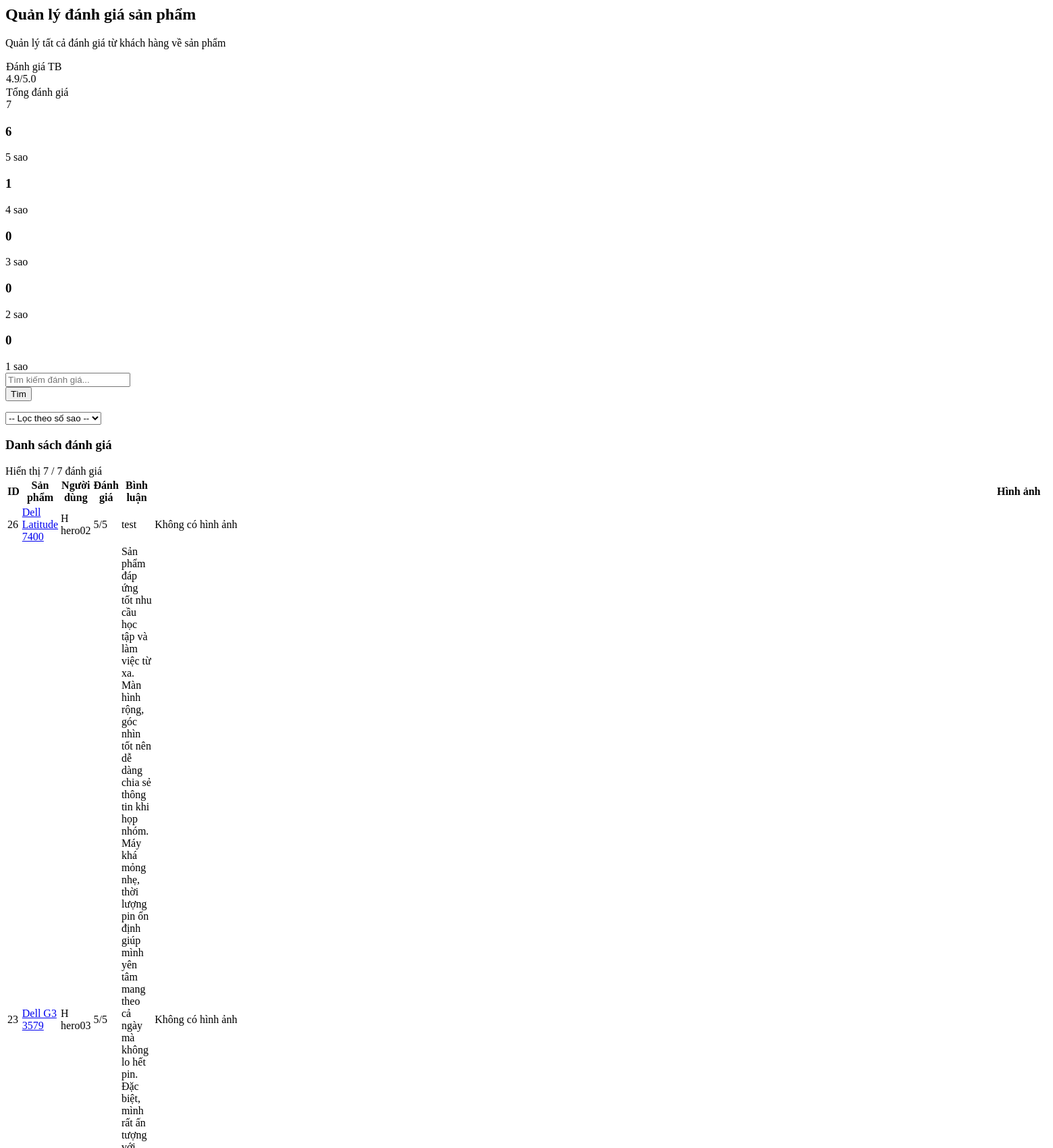
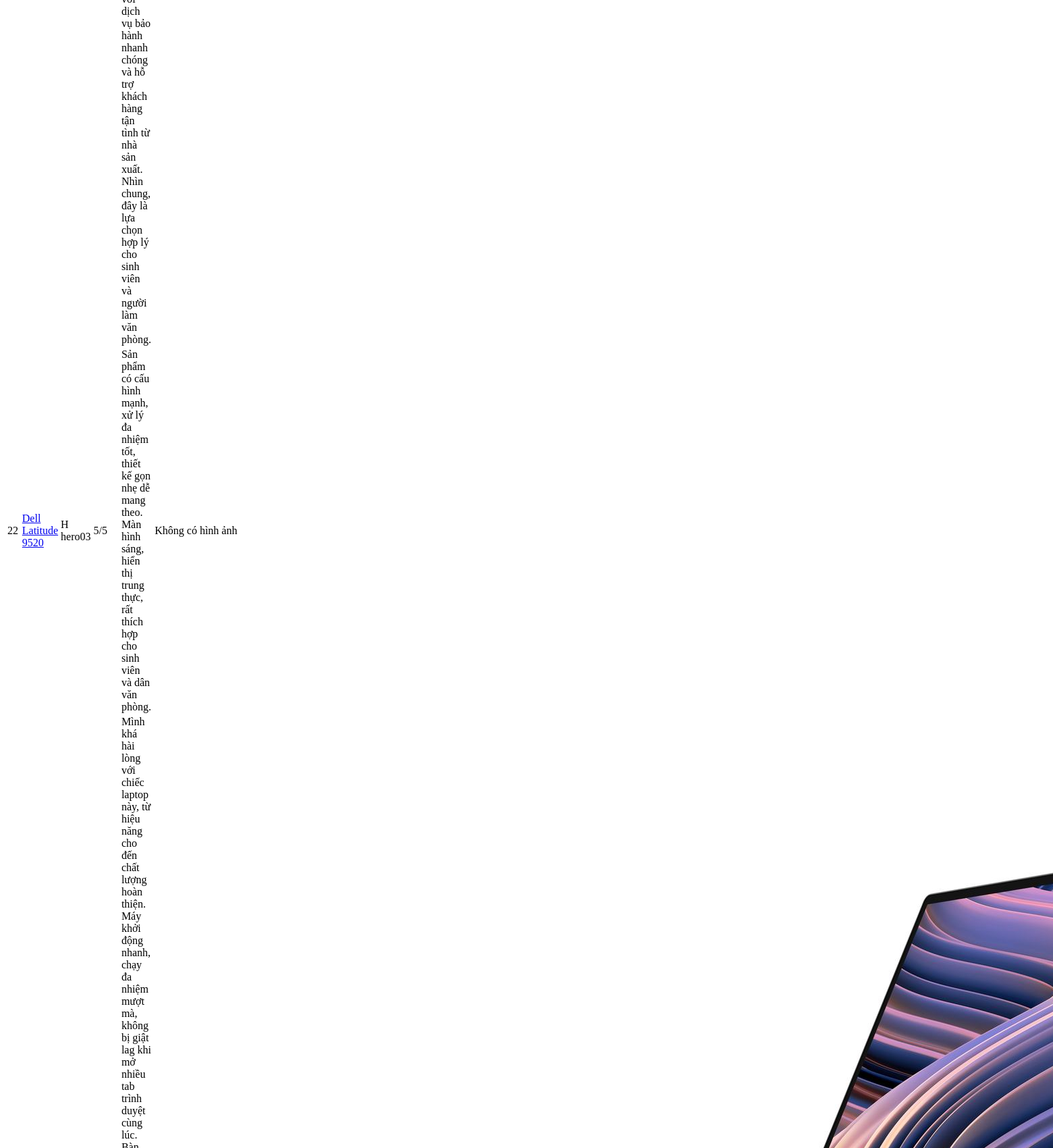
/HNLAPTOP/admin_danhgia.php (signed in, upper part), run on the app's committed database (2 pictures, top to bottom).
### tables this page shows
CREATE TABLE `danhgia` (
  `id` int(11) NOT NULL,
  `idhanghoa` int(11) NOT NULL,
  `username` varchar(50) NOT NULL,
  `rating` int(11) NOT NULL,
  `comment` text DEFAULT NULL,
  `image` varchar(255) DEFAULT NULL,
  `created_at` datetime DEFAULT current_timestamp(),
  `id_kh` int(11) DEFAULT NULL
);

CREATE TABLE `hanghoa` (
  `idhanghoa` int(11) NOT NULL,
  `tenhanghoa` varchar(255) NOT NULL,
  `mota` text DEFAULT NULL,
  `giathamkhao` decimal(10,2) NOT NULL,
  `idloaihang` int(11) NOT NULL,
  `hinhanh` varchar(255) DEFAULT NULL,
  `chitiet` text DEFAULT NULL
);

### HNLAPTOP/admin_danhgia.php (the view, shortened to what this page needs)
<?php
require_once 'mod/hanghoa.php';
$page = isset($_GET['p']) ? (int)$_GET['p'] : 1;
$limit = 10;
$offset = ($page - 1) * $limit;
$searchTerm = isset($_GET['search']) ? trim($_GET['search']) : '';
$whereConditions = [];
$params = [];
$whereClause = !empty($whereConditions) ? "WHERE " . implode(" AND ", $whereConditions) : "";
$ratingStats = [];
for ($i = 1; $i <= 5; $i++) {
    $countStmt = $pdo->prepare("SELECT COUNT(*) FROM danhgia WHERE rating = ?");
    $countStmt->execute([$i]);
    $ratingStats[$i] = $countStmt->fetchColumn();
}
$countSql = "SELECT COUNT(*) FROM danhgia d LEFT JOIN hanghoa h ON d.idhanghoa = h.idhanghoa $whereClause";
$countStmt = $pdo->prepare($countSql);
$countStmt->execute($params);
$totalItems = $countStmt->fetchColumn();
$sql = "SELECT d.id, d.idhanghoa, h.tenhanghoa, d.username, d.rating, d.comment, d.image, d.created_at
        FROM danhgia d
        LEFT JOIN hanghoa h ON d.idhanghoa = h.idhanghoa
        $whereClause
        ORDER BY d.created_at DESC
        LIMIT $limit OFFSET $offset";
$stmt = $pdo->prepare($sql);
$stmt->execute($params);
$reviews = $stmt->fetchAll(PDO::FETCH_ASSOC);
$avgStmt = $pdo->query("SELECT AVG(rating) FROM danhgia");
$avgRating = round($avgStmt->fetchColumn(), 1);
$totalStmt = $pdo->query("SELECT COUNT(*) FROM danhgia");
$totalReviews = $totalStmt->fetchColumn();
?>
<link rel="stylesheet" href="style.css?<?php echo time(); ?>">
<div class="animate__animated animate__fadeIn">
    <div class="bg-gradient-to-r from-indigo-500 to-purple-600 rounded-xl shadow-md p-5 mb-6 text-white overflow-hidden relative">
        <div class="flex flex-col md:flex-row justify-between items-start md:items-center">
            <div class="z-10">
                <h2 class="text-2xl font-bold font-heading mb-1">Quản lý đánh giá sản phẩm</h2>
                <p class="text-indigo-100">Quản lý tất cả đánh giá từ khách hàng về sản phẩm</p>
            </div>
            <div class="mt-4 md:mt-0 z-10 flex space-x-3">
                <div class="glass-effect px-4 py-2 rounded-lg flex items-center">
                    <div>
                        <div class="text-xs text-indigo-200">Đánh giá TB</div>
                        <div class="font-bold"><?= $avgRating ?>/5.0</div>
                    </div>
                </div>
                <div class="glass-effect px-4 py-2 rounded-lg flex items-center">
                    <div>
                        <div class="text-xs text-indigo-200">Tổng đánh giá</div>
                        <div class="font-bold"><?= $totalReviews ?></div>
                    </div>
                </div>
            </div>
        </div>
    </div>
    <div class="grid grid-cols-1 md:grid-cols-5 gap-4 mb-6">
        <?php for ($i = 5; $i >= 1; $i--): ?>
            <div class="bg-gradient-to-br from-white to-indigo-50 rounded-xl shadow-sm border border-indigo-100/60 p-4 hover:shadow transition-all duration-300">
                <div class="flex items-center">
                    <div>
                        <h3 class="text-xl font-bold text-slate-800"><?= isset($ratingStats[$i]) ? $ratingStats[$i] : 0 ?></h3>
                        <div class="flex text-indigo-500">
                            <span class="text-xs text-slate-500 ml-1 font-medium"><?= $i ?> sao</span>
                        </div>
                    </div>
                </div>
            </div>
        <?php endfor; ?>
    </div>
    <div class="bg-white shadow-sm rounded-xl border border-slate-200/60 p-4 mb-6">
        <div class="flex flex-col md:flex-row md:items-center md:justify-between gap-4">
            <div class="md:flex-1">
                <form action="" method="GET" class="flex">
                    <div class="relative flex-grow">
                        <input type="text" name="search" value="<?= htmlspecialchars($searchTerm) ?>"
                            class="form-control w-full border-slate-300 rounded-lg focus:ring-indigo-500 focus:border-indigo-500 pl-10 pr-4 py-2 shadow-sm"
                            placeholder="Tìm kiếm đánh giá...">
                    </div>
                    <button type="submit" class="ml-2 bg-indigo-600 text-white rounded-lg px-4 py-2 shadow-sm hover:bg-indigo-700 transition-colors">
                        <i class="fas fa-search mr-1"></i> Tìm
                    </button>
                </form>
            </div>
            <div class="md:w-1/4">
                <form action="" method="GET" id="ratingFilterForm" class="flex">
                    <select name="rating" class="form-select w-full border-slate-300 rounded-lg focus:ring-indigo-500 focus:border-indigo-500 py-2.5 shadow-sm" onchange="this.form.submit()">
                        <option value="">-- Lọc theo số sao --</option>
                    </select>
                </form>
            </div>
        </div>
    </div>
    <div class="bg-white shadow-sm rounded-xl border border-slate-200/60 overflow-hidden mb-6">
        <div class="p-4 border-b border-slate-200 bg-slate-50 flex flex-col sm:flex-row sm:justify-between sm:items-center">
            <h3 class="font-bold text-slate-800 flex items-center">
                <i class="fas fa-star text-indigo-600 mr-2"></i> Danh sách đánh giá
            </h3>
            <div class="text-sm text-slate-500 mt-2 sm:mt-0">
                Hiển thị <?= min($limit, count($reviews)) ?> / <?= $totalItems ?> đánh giá
            </div>
        </div>
        <div class="overflow-x-auto">
            <?php if (count($reviews) > 0): ?>
                <table class="w-full">
                    <thead class="bg-slate-100 text-slate-700 text-sm font-medium">
                        <tr>
                            <th class="py-3 px-4 text-left">ID</th>
                            <th class="py-3 px-4 text-left">Sản phẩm</th>
                            <th class="py-3 px-4 text-left">Người dùng</th>
                            <th class="py-3 px-4 text-center">Đánh giá</th>
                            <th class="py-3 px-4 text-left">Bình luận</th>
                            <th class="py-3 px-4 text-center">Hình ảnh</th>
                        </tr>
                    </thead>
                    <tbody class="divide-y divide-slate-200">
                        <?php foreach ($reviews as $index => $review): ?>
                            <tr id="row-<?= $review['id'] ?>" class="hover:bg-slate-50 transition-colors animate__animated animate__fadeIn animate__faster"
                                style="animation-delay: <?= $index * 0.05 ?>s">
                                <td class="py-3 px-4 font-medium"><?= $review['id'] ?></td>
                                <td class="py-3 px-4 font-medium text-slate-700 max-w-[200px] truncate">
                                    <a href="chitietsanpham.php?id=<?= $review['idhanghoa'] ?>" class="text-indigo-600 hover:text-indigo-800 hover:underline" target="_blank" title="<?= htmlspecialchars($review['tenhanghoa'] ?? 'Sản phẩm đã xóa') ?>">
                                        <?= htmlspecialchars($review['tenhanghoa'] ?? 'Sản phẩm đã xóa') ?>
                                    </a>
                                </td>
                                <td class="py-3 px-4 text-slate-700">
                                    <div class="flex items-center">
                                        <div class="w-8 h-8 bg-indigo-100 rounded-full flex items-center justify-center text-indigo-600 font-semibold mr-2">
                                            <?= strtoupper(substr($review['username'], 0, 1)) ?>
                                        </div>
                                        <span><?= htmlspecialchars($review['username']) ?></span>
                                    </div>
                                </td>
                                <td class="py-3 px-4 text-center">
                                    <div class="flex items-center justify-center">
                                        <span class="ml-2 bg-indigo-100 text-indigo-800 text-xs rounded-full px-2 py-0.5"><?= $review['rating'] ?>/5</span>
                                    </div>
                                </td>
                                <td class="py-3 px-4 max-w-[250px] text-slate-600">
                                    <div class="line-clamp-2" title="<?= htmlspecialchars($review['comment']) ?>">
                                        <?= nl2br(htmlspecialchars($review['comment'])) ?>
                                    </div>
                                </td>
                                <td class="py-3 px-4 text-center">
                                    <?php if ($review['image']): ?>
                                        <div class="flex justify-center">
                                            <img src="<?= htmlspecialchars($review['image']) ?>" alt="Hình ảnh đánh giá"
                                                class="h-16 w-16 object-cover rounded-lg shadow-sm">
                                        </div>
                                    <?php else: ?>
                                        <span class="text-slate-400 italic text-xs">Không có hình ảnh</span>
                                    <?php endif; ?>
                                </td>
                            </tr>
                        <?php endforeach; ?>
                    </tbody>
                </table>
            <?php endif; ?>
        </div>
    </div>
</div>

### HNLAPTOP/style.css (style rules this page uses)
.glass-effect { background-color: rgba(255, 255, 255, 0.15); backdrop-filter: blur(5px); border: 1px solid rgba(255, 255, 255, 0.2); }

### data on the page
danhgia: id "26", idhanghoa.tenhanghoa "Dell Latitude 7400", username "H", username "hero02", rating "5", comment "test", shows "Không có hình ảnh"
danhgia: id "23", idhanghoa.tenhanghoa "Dell G3 3579", username "H", username "hero03", rating "5", comment "Sản phẩm đáp ứng tốt nhu cầu học tập và làm việc từ xa. Màn hình rộng, góc nhìn tốt nên dễ dàng chia sẻ thông tin khi họp nhóm. Máy khá mỏng nhẹ, thời lượng pin ổn định giúp mình yên tâm mang theo cả ngày mà không lo hết pin. Đặc biệt, mình rất ấn tượng với dịch vụ bảo hành nhanh chóng và hỗ trợ khách hàng tận tình từ nhà sản xuất. Nhìn chung, đây là lựa chọn hợp lý cho sinh viên và người làm văn phòng.", shows "Không có hình ảnh"
danhgia: id "22", idhanghoa.tenhanghoa "Dell Latitude 9520", username "H", username "hero03", rating "5", comment "Sản phẩm có cấu hình mạnh, xử lý đa nhiệm tốt, thiết kế gọn nhẹ dễ mang theo. Màn hình sáng, hiển thị trung thực, rất thích hợp cho sinh viên và dân văn phòng.", shows "Không có hình ảnh"
danhgia: image (picture)

### other printed values
$avgRating "4.9"
$totalReviews "7"
$ratingStats[$i] "6"
$ratingStats[$i] "1"
$ratingStats[$i] "0"
min($limit, count($reviews)) "7"
$totalItems "7"
